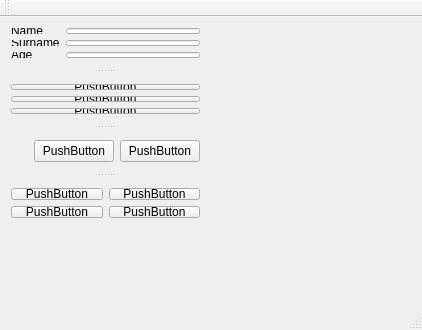
<?xml version="1.0" encoding="UTF-8"?>
<ui version="4.0">
 <class>MainWindow</class>
 <widget class="QMainWindow" name="MainWindow">
  <property name="geometry">
   <rect>
    <x>0</x>
    <y>0</y>
    <width>422</width>
    <height>330</height>
   </rect>
  </property>
  <property name="sizePolicy">
   <sizepolicy hsizetype="Preferred" vsizetype="MinimumExpanding">
    <horstretch>0</horstretch>
    <verstretch>0</verstretch>
   </sizepolicy>
  </property>
  <property name="windowTitle">
   <string>MainWindow</string>
  </property>
  <widget class="QWidget" name="centralWidget">
   <widget class="QSplitter" name="splitter">
    <property name="geometry">
     <rect>
      <x>0</x>
      <y>0</y>
      <width>211</width>
      <height>211</height>
     </rect>
    </property>
    <property name="orientation">
     <enum>Qt::Vertical</enum>
    </property>
    <widget class="QWidget" name="formLayoutWidget">
     <layout class="QFormLayout" name="formLayout">
      <item row="1" column="0">
       <widget class="QLabel" name="label">
        <property name="text">
         <string>Name</string>
        </property>
        <property name="buddy">
         <cstring>lineEdit</cstring>
        </property>
       </widget>
      </item>
      <item row="1" column="1">
       <widget class="QLineEdit" name="lineEdit"/>
      </item>
      <item row="2" column="0">
       <widget class="QLabel" name="label_2">
        <property name="text">
         <string>Surname</string>
        </property>
        <property name="buddy">
         <cstring>lineEdit_3</cstring>
        </property>
       </widget>
      </item>
      <item row="2" column="1">
       <widget class="QLineEdit" name="lineEdit_3"/>
      </item>
      <item row="3" column="0">
       <widget class="QLabel" name="label_3">
        <property name="text">
         <string>Age</string>
        </property>
        <property name="buddy">
         <cstring>lineEdit_2</cstring>
        </property>
       </widget>
      </item>
      <item row="3" column="1">
       <widget class="QLineEdit" name="lineEdit_2"/>
      </item>
     </layout>
    </widget>
    <widget class="QWidget" name="verticalLayoutWidget">
     <layout class="QVBoxLayout" name="verticalLayout">
      <item>
       <widget class="QPushButton" name="pushButton_3">
        <property name="text">
         <string>PushButton</string>
        </property>
       </widget>
      </item>
      <item>
       <widget class="QPushButton" name="pushButton_2">
        <property name="text">
         <string>PushButton</string>
        </property>
       </widget>
      </item>
      <item>
       <widget class="QPushButton" name="pushButton">
        <property name="text">
         <string>PushButton</string>
        </property>
       </widget>
      </item>
     </layout>
    </widget>
    <widget class="QWidget" name="horizontalLayoutWidget">
     <layout class="QHBoxLayout" name="horizontalLayout">
      <item>
       <spacer name="horizontalSpacer">
        <property name="orientation">
         <enum>Qt::Horizontal</enum>
        </property>
        <property name="sizeType">
         <enum>QSizePolicy::Preferred</enum>
        </property>
        <property name="sizeHint" stdset="0">
         <size>
          <width>40</width>
          <height>20</height>
         </size>
        </property>
       </spacer>
      </item>
      <item>
       <widget class="QPushButton" name="pushButton_6">
        <property name="text">
         <string>PushButton</string>
        </property>
       </widget>
      </item>
      <item>
       <widget class="QPushButton" name="pushButton_4">
        <property name="text">
         <string>PushButton</string>
        </property>
       </widget>
      </item>
     </layout>
    </widget>
    <widget class="QWidget" name="gridLayoutWidget">
     <layout class="QGridLayout" name="gridLayout">
      <item row="1" column="0">
       <widget class="QPushButton" name="pushButton_5">
        <property name="sizePolicy">
         <sizepolicy hsizetype="Preferred" vsizetype="Preferred">
          <horstretch>0</horstretch>
          <verstretch>0</verstretch>
         </sizepolicy>
        </property>
        <property name="text">
         <string>PushButton</string>
        </property>
       </widget>
      </item>
      <item row="0" column="0">
       <widget class="QPushButton" name="pushButton_7">
        <property name="sizePolicy">
         <sizepolicy hsizetype="Preferred" vsizetype="Preferred">
          <horstretch>0</horstretch>
          <verstretch>0</verstretch>
         </sizepolicy>
        </property>
        <property name="text">
         <string>PushButton</string>
        </property>
       </widget>
      </item>
      <item row="1" column="1">
       <widget class="QPushButton" name="pushButton_9">
        <property name="text">
         <string>PushButton</string>
        </property>
       </widget>
      </item>
      <item row="0" column="1">
       <widget class="QPushButton" name="pushButton_8">
        <property name="text">
         <string>PushButton</string>
        </property>
       </widget>
      </item>
     </layout>
    </widget>
   </widget>
  </widget>
  <widget class="QMenuBar" name="menuBar">
   <property name="geometry">
    <rect>
     <x>0</x>
     <y>0</y>
     <width>422</width>
     <height>17</height>
    </rect>
   </property>
  </widget>
  <widget class="QToolBar" name="mainToolBar">
   <attribute name="toolBarArea">
    <enum>TopToolBarArea</enum>
   </attribute>
   <attribute name="toolBarBreak">
    <bool>false</bool>
   </attribute>
  </widget>
  <widget class="QStatusBar" name="statusBar"/>
 </widget>
 <layoutdefault spacing="6" margin="11"/>
 <tabstops>
  <tabstop>lineEdit_3</tabstop>
  <tabstop>lineEdit_2</tabstop>
  <tabstop>pushButton_7</tabstop>
  <tabstop>pushButton_5</tabstop>
  <tabstop>pushButton_8</tabstop>
  <tabstop>pushButton_9</tabstop>
  <tabstop>lineEdit</tabstop>
  <tabstop>pushButton_2</tabstop>
  <tabstop>pushButton_3</tabstop>
  <tabstop>pushButton</tabstop>
  <tabstop>pushButton_6</tabstop>
  <tabstop>pushButton_4</tabstop>
 </tabstops>
 <resources/>
 <connections/>
</ui>
